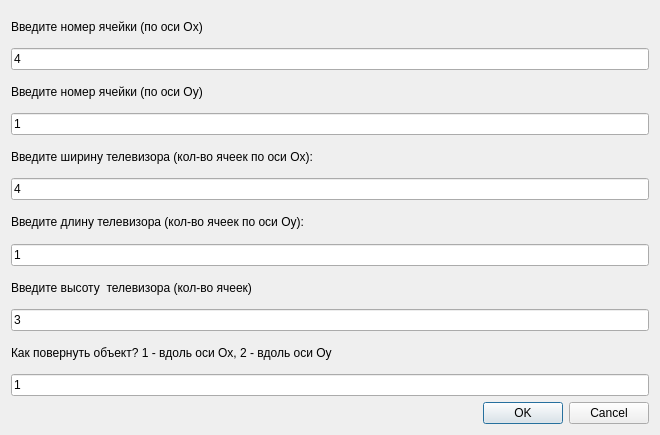
<?xml version="1.0" encoding="UTF-8"?>
<ui version="4.0">
 <class>PlaceTvChooser</class>
 <widget class="QDialog" name="PlaceTvChooser">
  <property name="geometry">
   <rect>
    <x>0</x>
    <y>0</y>
    <width>660</width>
    <height>435</height>
   </rect>
  </property>
  <property name="windowTitle">
   <string>Dialog</string>
  </property>
  <layout class="QVBoxLayout" name="verticalLayout_2">
   <item>
    <layout class="QVBoxLayout" name="verticalLayout">
     <item>
      <widget class="QLabel" name="label_2">
       <property name="text">
        <string>Введите номер ячейки (по оси Ox)</string>
       </property>
      </widget>
     </item>
     <item>
      <widget class="QLineEdit" name="lineEdit">
       <property name="text">
        <string>4</string>
       </property>
      </widget>
     </item>
     <item>
      <widget class="QLabel" name="label_3">
       <property name="text">
        <string>Введите номер ячейки (по оси Oy)</string>
       </property>
      </widget>
     </item>
     <item>
      <widget class="QLineEdit" name="lineEdit_2">
       <property name="text">
        <string>1</string>
       </property>
      </widget>
     </item>
     <item>
      <widget class="QLabel" name="label">
       <property name="text">
        <string>Введите ширину телевизора (кол-во ячеек по оси Ox):</string>
       </property>
      </widget>
     </item>
     <item>
      <widget class="QLineEdit" name="lineEdit_3">
       <property name="inputMask">
        <string/>
       </property>
       <property name="text">
        <string>4</string>
       </property>
      </widget>
     </item>
     <item>
      <widget class="QLabel" name="label_4">
       <property name="text">
        <string>Введите длину телевизора (кол-во ячеек по оси Oy):</string>
       </property>
      </widget>
     </item>
     <item>
      <widget class="QLineEdit" name="lineEdit_4">
       <property name="text">
        <string>1</string>
       </property>
      </widget>
     </item>
     <item>
      <widget class="QLabel" name="label_5">
       <property name="text">
        <string>Введите высоту  телевизора (кол-во ячеек)</string>
       </property>
      </widget>
     </item>
     <item>
      <widget class="QLineEdit" name="lineEdit_5">
       <property name="text">
        <string>3</string>
       </property>
      </widget>
     </item>
     <item>
      <widget class="QLabel" name="label_6">
       <property name="text">
        <string>Как повернуть объект? 1 - вдоль оси Ox, 2 - вдоль оси Oy</string>
       </property>
      </widget>
     </item>
     <item>
      <widget class="QLineEdit" name="lineEdit_6">
       <property name="text">
        <string>1</string>
       </property>
      </widget>
     </item>
     <item>
      <widget class="QDialogButtonBox" name="buttonBox">
       <property name="orientation">
        <enum>Qt::Horizontal</enum>
       </property>
       <property name="standardButtons">
        <set>QDialogButtonBox::Cancel|QDialogButtonBox::Ok</set>
       </property>
      </widget>
     </item>
    </layout>
   </item>
  </layout>
 </widget>
 <resources/>
 <connections/>
</ui>
